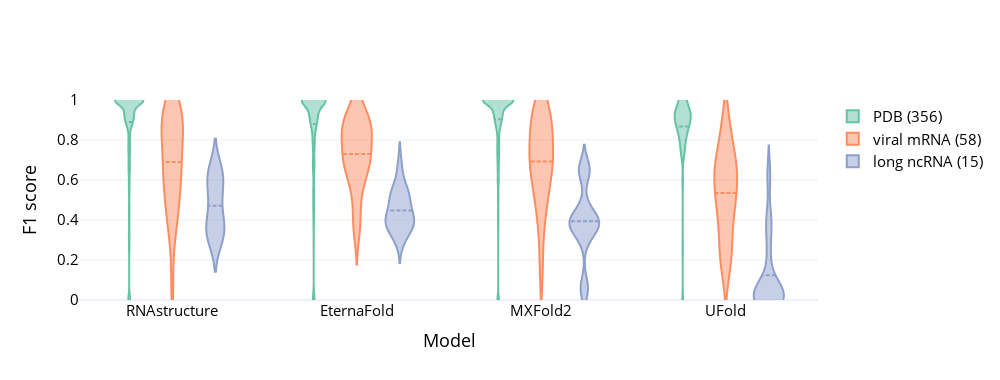

Notebook source saved alongside this figure:
### Code cell
# Creat a box plot with plotly
import plotly.graph_objects as go
from plotly.subplots import make_subplots
import plotly.express as px
fig = make_subplots(rows=1, cols=1, shared_xaxes=True)

colors = px.colors.qualitative.Set2
for i, dataset in enumerate(results['dataset'].unique()):
    results_dataset = results[results['dataset']==dataset]
    fig.add_trace(go.Violin(x=results_dataset['model'], y=results_dataset['F1'], 
                            name=f'{dataset} ({len(results_dataset[results_dataset["model"]=="RNAstructure"])})', marker_color=colors[i], 
                            meanline_visible=True, points=False))
    
fig.update_layout(
                    # title='F1 score distribution for each model and dataset', 
                  yaxis_title='F1 score', xaxis_title='Model',
                  violinmode='group', yaxis_range=[0, 1],
                  width=1000, height=380,
                  template='plotly_white', font_size=15, font_color='black',)
fig.update_xaxes(categoryorder='array', categoryarray= ['RNAstructure', 'EternaFold', 'MXFold2', 'UFold'])
fig.show()

### Figure 1 — Plotly figure (JSON) as saved in the notebook; plotly's stock layout.template omitted (floating-point values rounded to 4 significant figures; data arrays with more than 128 entries replaced by an {"elided": "..."} marker saying what was removed)
{"data": [{"marker": {"color": "rgb(102,194,165)"}, "meanline": {"visible": true}, "name": "PDB (356)", "points": false, "type": "violin", "x": {"elided": "1414 str values"}, "y": {"elided": "1414 float values"}}, {"marker": {"color": "rgb(252,141,98)"}, "meanline": {"visible": true}, "name": "viral mRNA (58)", "points": false, "type": "violin", "x": {"elided": "232 str values"}, "y": {"elided": "232 float values"}}, {"marker": {"color": "rgb(141,160,203)"}, "meanline": {"visible": true}, "name": "long ncRNA (15)", "points": false, "type": "violin", "x": ["RNAstructure", "RNAstructure", "RNAstructure", "RNAstructure", "RNAstructure", "RNAstructure", "RNAstructure", "RNAstructure", "RNAstructure", "RNAstructure", "RNAstructure", "RNAstructure", "RNAstructure", "RNAstructure", "RNAstructure", "MXFold2", "MXFold2", "MXFold2", "MXFold2", "MXFold2", "MXFold2", "MXFold2", "MXFold2", "MXFold2", "MXFold2", "MXFold2", "MXFold2", "MXFold2", "MXFold2", "MXFold2", "EternaFold", "EternaFold", "EternaFold", "EternaFold", "EternaFold", "EternaFold", "EternaFold", "EternaFold", "EternaFold", "EternaFold", "EternaFold", "EternaFold", "EternaFold", "EternaFold", "EternaFold", "UFold", "UFold", "UFold", "UFold", "UFold", "UFold", "UFold", "UFold", "UFold", "UFold", "UFold", "UFold", "UFold", "UFold", "UFold"], "y": [0.3694, 0.3409, 0.3041, 0.6043, 0.3195, 0.3264, 0.3863, 0.6304, 0.6425, 0.4835, 0.6317, 0.6266, 0.5447, 0.364, 0.4913, 0.05556, 0.06173, 0.3885, 0.6641, 0.3907, 0.3897, 0.4103, 0.6393, 0.6446, 0.4733, 0.3619, 0.3983, 0.3161, 0.395, 0.3257, 0.3926, 0.3953, 0.4354, 0.6692, 0.3933, 0.4064, 0.3709, 0.5375, 0.5468, 0.5124, 0.3832, 0.4885, 0.3457, 0.3049, 0.5371, 0.03698, 0.625, 0.03698, 0.03698, 0.4103, 0.2158, 0.03241, 0.3514, 0.02957, 0.002683, 0, 0.03241, 0.03241, 0.002683, 0.002683]}], "layout": {"font": {"color": "black", "size": 15}, "height": 380, "violinmode": "group", "width": 1000, "xaxis": {"anchor": "y", "categoryarray": ["RNAstructure", "EternaFold", "MXFold2", "UFold"], "categoryorder": "array", "domain": [0, 1], "title": {"text": "Model"}}, "yaxis": {"anchor": "x", "domain": [0, 1], "range": [0, 1], "title": {"text": "F1 score"}}}}
